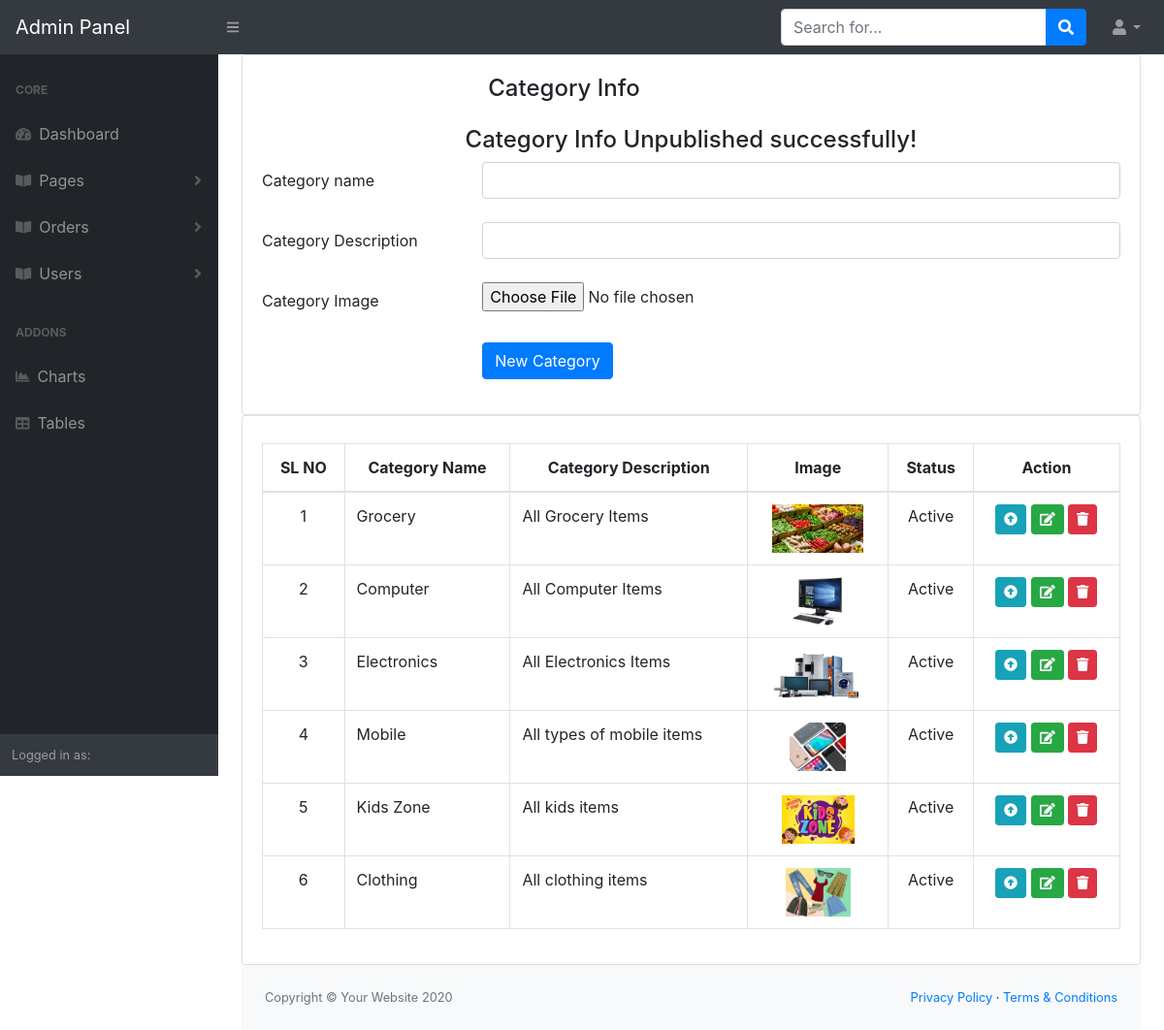
Screenshot of /admin/add-cetegory.php?status=unpublish&&id=6 with the database file from the repository.
### tables this page shows
CREATE TABLE `category` (
  `category_id` int(11) NOT NULL,
  `category_name` varchar(255) NOT NULL,
  `category_description` varchar(255) NOT NULL,
  `category_image` varchar(255) NOT NULL,
  `category_is_active` tinyint(1) NOT NULL DEFAULT 0
);

### app/classes/Category.php (called while the page is built, shortened)
<?php
class Category extends Database
{
    public static function allCategoryInfo()
    {
        $link = Database::db_connect();
        $sql = "SELECT * FROM category";
        if (mysqli_query($link,$sql)){
            $allCategory = mysqli_query($link,$sql);
            return $allCategory;
        } else {
            die('All Category Info Query Error : '.mysqli_error($link));
        }
    }
    public static function unpublishCategory($id){
        $link = Database::db_connect();
        $sql = "UPDATE category SET category_is_active=0 WHERE category_id=$id";
        if (mysqli_query($link,$sql)){
            return 'Category Info Unpublished successfully!';
        } else {
            die('Unpublish Category query error : '.mysqli_error($link));
        }
    }
}

### admin/add-cetegory.php (the view, shortened to what this page needs)
<?php
include 'header_admin.php';
if (isset($_GET['status'])){
    if ($_GET['status']=='unpublish'){
        $message = Category::unpublishCategory($_GET['id']);
    }
}
$allCategory = Category::allCategoryInfo();
?>
<div id="layoutSidenav_content">
    <main>
        <div class="container-fluid">
            <div class="row">
                <div class="col-lg-12">
                    <div class="card">
                        <div class="card-body">
                            <h4 class="card-title mb-4 col-sm-9 offset-sm-3">Category Info</h4>
                            <h4 class="text-center"><?php echo $message; ?></h4>
                            <form action="" method="POST" enctype="multipart/form-data">
                                <div class="form-group row mb-4">
                                    <label for="horizontal-firstname-input" class="col-sm-3 col-form-label">Category name</label>
                                    <div class="col-sm-9">
                                        <input type="text" name="category_name" class="form-control" id="horizontal-firstname-input"/>
                                    </div>
                                </div>
                                <div class="form-group row mb-4">
                                    <label for="horizontal-firstname-input" class="col-sm-3 col-form-label">Category Description</label>
                                    <div class="col-sm-9">
                                        <input type="text" name="category_description" class="form-control" id="horizontal-firstname-input"/>
                                    </div>
                                </div>
                                <div class="form-group row mb-4">
                                    <label for="horizontal-email-input" class="col-sm-3 col-form-label">Category Image</label>
                                    <div class="col-sm-9">
                                        <input type="file" name="category_image" class="form-control-file" id="horizontal-email-input"/>
                                    </div>
                                </div>
                                <div class="form-group row justify-content-end">
                                    <div class="col-sm-9">
                                        <div>
                                            <button type="submit" name="submit" class="btn btn-primary w-md">New Category</button>
                                        </div>
                                    </div>
                                </div>
                            </form>
                        </div>
                    </div>
                </div>
            </div>
            <div class="row">
                <div class="col-12">
                    <div class="card">
                        <div class="card-body">
                            <table id="category-datatable" class="table table-bordered dt-responsive nowrap"
                                   style="border-collapse: collapse; border-spacing: 0; width: 100%;">
                                <thead class="text-center">
                                <tr>
                                    <th>SL NO</th>
                                    <th>Category Name</th>
                                    <th>Category Description</th>
                                    <th>Image</th>
                                    <th>Status</th>
                                    <th>Action</th>
                                </tr>
                                </thead>
                                <tbody>
                                <?php if (mysqli_num_rows($allCategory)>0) {
                                    $ser_no = 0;
                                    while ($allCategoryInfo = mysqli_fetch_assoc($allCategory)){
                                        $ser_no += 1;
                                ?>
                                <tr>
                                    <td class="text-center"><?php echo $ser_no ?></td>
                                    <td><?php echo $allCategoryInfo['category_name']; ?></td>
                                    <td><?php echo $allCategoryInfo['category_description']; ?></td>
                                    <td class="text-center"><img src="<?php echo $allCategoryInfo['category_image']; ?>" id="" alt="" height="50"/></td>
                                    <td class="text-center"><?php if  ($allCategoryInfo['category_is_active']==1) { echo 'Active'; } else { echo 'Inactive';} ?></td>
                                    <td class="text-center">
                                        <?php if  ($allCategoryInfo['category_is_active']==1) { ?>
                                        <a href="?status=unpublish&&id=<?php echo $allCategoryInfo['category_id']; ?>" class="btn btn-sm btn-info sub-category-status"
                                           id="" title="Published Sub Category">
                                            <i id="" class="fas fa-arrow-alt-circle-up"></i>
                                        </a>
                                        <?php } ?>
                                        <a href="" class="btn btn-sm btn-success edition"
                                           id="" title="Edit Category" data-toggle="modal" data-id="<?php echo $allCategoryInfo['category_id']; ?>" data-target="#editModel">
                                            <i class="fas fa-edit"></i>
                                        </a>
                                        <a href="?status=delete&&id=<?php echo $allCategoryInfo['category_id']; ?>" class="btn btn-sm btn-danger delete-sub-category"
                                           id="" title="Delete Sub Category">
                                            <i class="fas fa-trash"></i>
                                        </a>
                                    </td>
                                </tr>
                                <?php } } ?>
                                </tbody>
                            </table>
                        </div>
                    </div>
                </div>
            </div>
<?php
include 'footer_admin.php';
?>

### rows the page displays
category: category_name "Grocery", category_description "All Grocery Items", category_image (picture), category_is_active "Active"
category: category_name "Computer", category_description "All Computer Items", category_image (picture), category_is_active "Active"
category: category_name "Electronics", category_description "All Electronics Items", category_image (picture), category_is_active "Active"
category: category_name "Mobile", category_description "All types of mobile items", category_image (picture), category_is_active "Active"
category: category_name "Kids Zone", category_description "All kids items", category_image (picture), category_is_active "Active"
category: category_name "Clothing", category_description "All clothing items", category_image (picture), category_is_active "Active"

### other values shown
$message "Category Info Unpublished successfully!"
